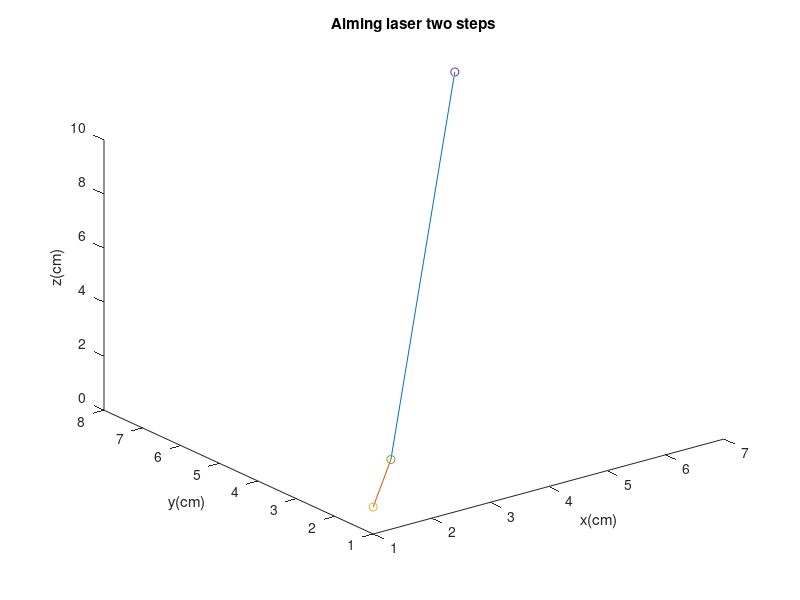

The MATLAB source for this figure:
locationMusquito = [7,8,9];
locationLaser = [1,1,1];
bestpos = locationMusquito,

directionVectors = bestpos - locationLaser;
angle1 = atan2((bestpos(2) - locationLaser(2)),(bestpos(1) - locationLaser(1)));
%angle1 = angle1+pi;
updateLocationLaser = locationLaser;
updateLocationLaser(1) = updateLocationLaser(1)+(2*cos(angle1));
updateLocationLaser(2) = updateLocationLaser(2)+(2*sin(angle1));
angle2 = atan2(sqrt((bestpos(1) - updateLocationLaser(1)).^2 + (bestpos(2) - updateLocationLaser(2)).^2),((bestpos(3) - updateLocationLaser(3))));
updateLocationLaser
angle1
%angle2 = angle2+pi;
angle2
testlocation = updateLocationLaser;
testlocation(3) = testlocation(3)+(5*cos(angle2));
testlocation(1) = testlocation(1)+(5*sin(angle2)*cos(angle1));
testlocation(2) = testlocation(2)+(5*sin(angle2)*sin(angle1));
plot3([7 updateLocationLaser(1)],[8 updateLocationLaser(2)],[9 updateLocationLaser(3)]);
hold;
plot3([1 updateLocationLaser(1)],[1 updateLocationLaser(2)],[1 updateLocationLaser(3)]);
plot3(locationLaser(1),locationLaser(2),locationLaser(3),'o');
plot3(bestpos(1),bestpos(2),bestpos(3),'o');
%plot3(testlocation(1),testlocation(2),testlocation(3),'o');
plot3(updateLocationLaser(1), updateLocationLaser(2),updateLocationLaser(3), 'o');
xlabel('x(cm)')
ylabel('y(cm)')
zlabel('z(cm)')
title('Aiming laser two steps')